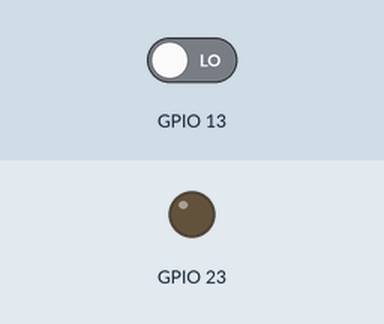
Bench run of a program on a simulated ESP32. Shown: output pins drawn as LEDs (lit = HIGH). The test bench sets the inputs (shaded band); at power-on: GPIO 13 LOW. WiFi joins after 1.5 s; servers stay silent unless stated; the local clock reads 2024-03-15 10:24:30 at power-on unless the program sets it; random numbers use the default seed unless the program sets one; the audio player accepts every command and is not drawn; not simulated (calls return 0 or success): secret.h; what the program prints to the serial monitor is not drawn.

Above: at 10.7 s.
10.8 s: GPIO 13 driven HIGH
At 11.4 s:
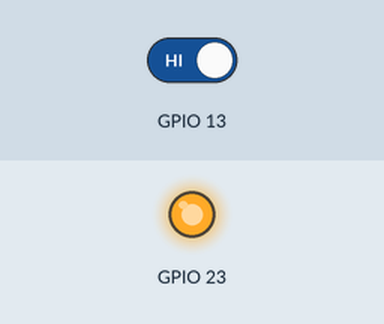
Timing chart, 0 to 22.3 s (numbered marks = the images above; inputs shaded):
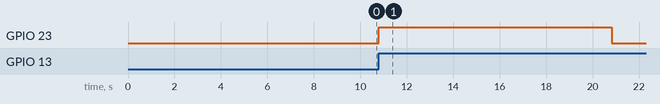

Measured:
- after the input at 10.8 s, GPIO 23: LOW → HIGH at once, → LOW 10.0 s later

The program:

main.cpp
```cpp
#include "DFRobotDFPlayerMini.h"
#include <WiFi.h>
#include <time.h>
#include "secret.h"

DFRobotDFPlayerMini myDFPlayer;

int toggle = 0;

// Folder 2
int day_musics[][2] = {
    {2, 6},
    {3, 6},
    {4, 6},
    {5, 6},
    {6, 8},
    {7, 12},
    {8, 12},
    {9, 16}
};

// Forder 1
int night_musics[][2] = {
    {10, 12},
    {11, 10},
    {12, 6},
    {13, 6},
    {14, 4},
    {15, 6},
    {16, 4},
    {9, 8}
};

const int HOUR_LIMIT = 11;

// Time zone configuration (adjust as needed)
const long GMT_OFFSET_SEC = 3600;
const int DAYLIGHT_OFFSET_SEC = 0;

void setup() {
  Serial.begin(115200);
  Serial.println("Start");

  // Pin for PIR motion sensor
  pinMode(13, INPUT);
  // Pin for relay module
  pinMode(23, OUTPUT);

  // Connect to Wi-Fi
  WiFi.begin(WIFI_SSID, WIFI_PASSWORD);
  Serial.print("Connexion au Wi-Fi");
  while (WiFi.status() != WL_CONNECTED) {
    delay(500);
    Serial.print(".");
  }
  Serial.println("\nConnecté au Wi-Fi !");

  // Initialize NTP time
  configTime(GMT_OFFSET_SEC, DAYLIGHT_OFFSET_SEC, "pool.ntp.org", "time.nist.gov");

  // Wait for time synchronization
  struct tm timeinfo;
  if (!getLocalTime(&timeinfo)) {
    Serial.println("Failed to synchronize time with NTP");
    return;
  }
  Serial.println("Time synchronized successfully!");

  // Initialize random number generator
  srand(time(NULL));

  // Serial communications for dfplayer
  Serial2.begin(9600);
  while(!Serial2);
  while(!myDFPlayer.begin(Serial2));

  delay(2500);
  myDFPlayer.volume(30);
  myDFPlayer.play(1);
  delay(5000);
}

void loop() {
  // Read the PIR motion detector, 1 means motion detected
  int inputval = digitalRead(13);
  // check for motion
  if (inputval == 1) {
    // check the latch
    if (toggle == 0) {
      // Set latch
      toggle = 1;
      // Turn on motor with relay
      digitalWrite(23, HIGH);

      struct tm timeinfo;
      if (!getLocalTime(&timeinfo)) {
        Serial.println("Error: Unable to get time");
        return;
      }

      // Determine which music array to use based on the time
      int (*selected_music)[2];
      int array_size;

      if (timeinfo.tm_hour < HOUR_LIMIT) {
        selected_music = day_musics;
        array_size = sizeof(day_musics) / sizeof(day_musics[0]);
      } else {
        selected_music = night_musics;
        array_size = sizeof(night_musics) / sizeof(night_musics[0]);
      }

      // Choose a random music track from the selected array
      int index = rand() % array_size;
      int chosen_music = selected_music[index][0];
      int chosen_duration = selected_music[index][1];
      Serial.printf("Selected Music: #%d, Duration: %d seconds\n", chosen_music, chosen_duration);

      myDFPlayer.play(chosen_music);
      // delay(chosen_duration);
      delay(10000);

      // Turn off motor
      digitalWrite(23, LOW);
    }
    // else partner to the input val if statement dissables the latch if no motion detected
  } else toggle = 0;
}
```
